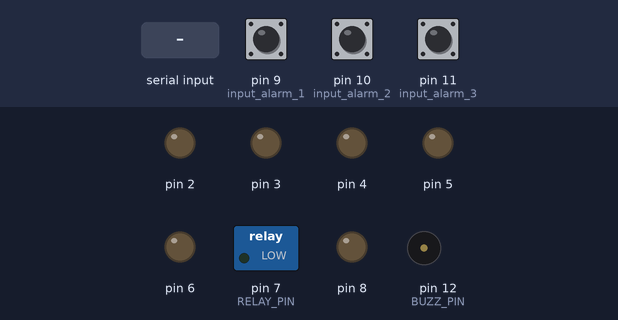
Recording of a sketch running on a simulated Arduino Nano, built with avr-gcc and run on an emulated ATmega328P. Parts: switched loads named in the sketch (green lamp = pin HIGH), output pins drawn as LEDs (lit = HIGH), buzzer (waves = sounding). The inputs (shaded band) are chosen by the test bench; at power-on: pin 9 (input_alarm_1) HIGH, pin 10 (input_alarm_2) HIGH, pin 11 (input_alarm_3) HIGH.

Above: at 1.2 s.
1.3 s: "TESTBUZZ:90\n" received over Serial
At 1.36 s:
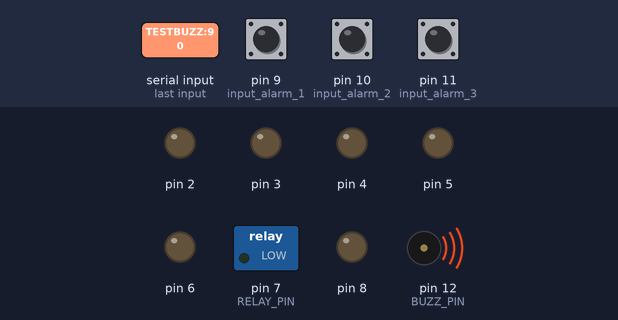
4.3 s: "FAN_ON\n" received over Serial
At 5.0 s:
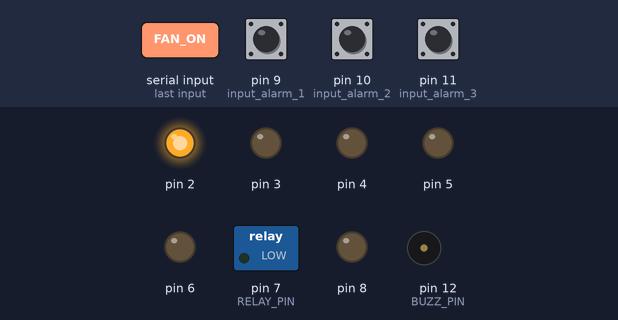
7.3 s: "LIGHT_ON\n" received over Serial
At 7.9 s:
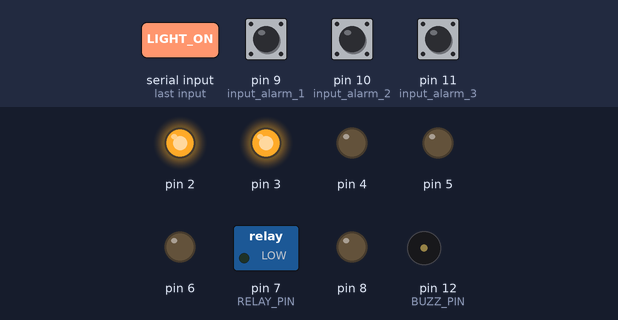
10.3 s: "FAN_OFF\n" received over Serial
At 10.7 s:
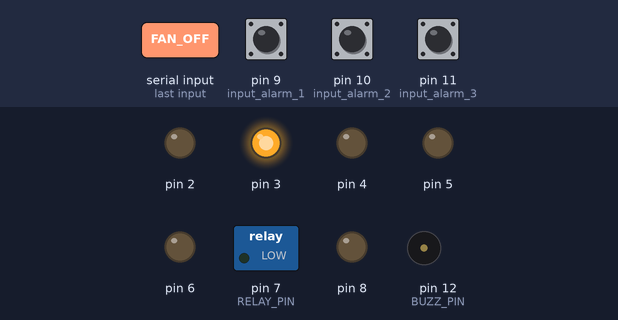
13.3 s: "PUMP_ON\n" received over Serial
At 14.6 s:
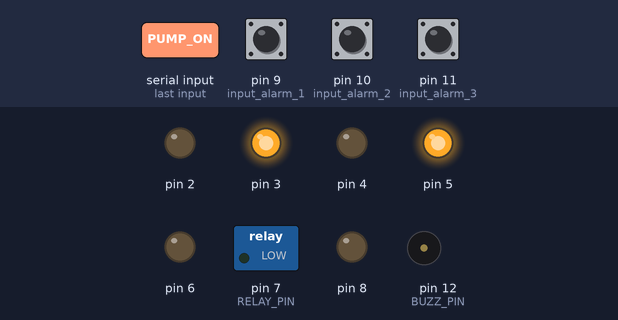
16.3 s: "LIGHT_OFF\n" received over Serial
At 17.5 s:
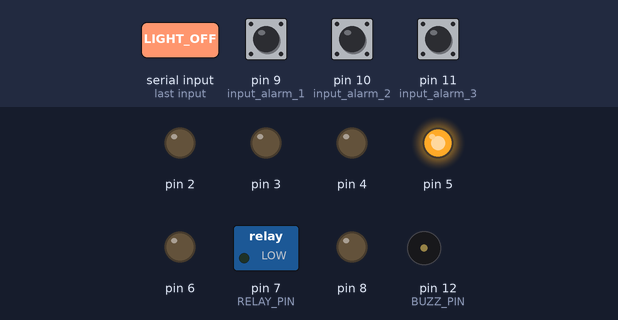
Timing chart, 0 to 20.3 s (numbered marks = the images above; inputs shaded):
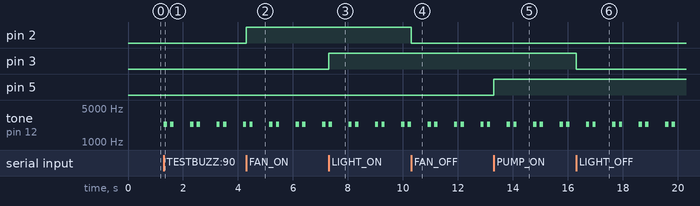

The sketch:

nano_avr.ino
```cpp
// FumHood Nano (ATmega328P) — AVR port of sketch_dec12a (originally ESP32 code).
// Single hardware UART (D0/D1) = link to the main ESP32-S3 board's Serial2, 19200 8N1.
//   S3 -> Nano : FAN_ON/OFF, LIGHT_ON/OFF, FAN_HIGH/LOW, PUMP_ON/OFF, SPRAY_ON/OFF,
//                RESERVE_ON/OFF, WIND_LOW/HIGH, "Mute: OPEN" / "Mute: CLOSE", restart
//   Nano -> S3 : Alarm_1/2/3_ON / _OFF  (read by Read_nano() on the S3)
// Outputs: 2=FAN 3=LIGHT 4=FAN speed(HIGH/LOW, applied 3s after cmd) 5=PUMP 6=SPRAY
//          7=alarm buzzer/LED blink  8=RESERVE
// Inputs (active LOW): 9,10,11 = alarm 1,2,3
//
// NOTE: D0/D1 are shared with the USB(FT232) programming line. If upload fails to sync,
//       disconnect the S3 TX from the Nano RX (D0) during flashing.

#define input_alarm_1 9
#define input_alarm_2 10
#define input_alarm_3 11

unsigned long previousMillis = 0;
bool ledState = LOW;
bool isAlarm = false;
unsigned long timer = 0;
bool warring = true;
bool state = false;

bool alarm1_triggered = false;
bool alarm2_triggered = false;
bool alarm3_triggered = false;

// Buzzer (PASSIVE) on D12, driven with tone() so it actually sounds.
// pin7 = RELAY contact for an EXTERNAL sounder. When enabled (extBuzz), the relay
// MIRRORS the D12 buzzer pattern on/off (it can't carry tone(), only the on/off
// envelope). Enabled/disabled from the web via BLE ("EXTBUZZ:0/1"), stored in S3 NVS.
#define BUZZ_PIN  12   // passive buzzer (tone)
#define RELAY_PIN 7    // relay for external sounder (digitalWrite on/off)

bool extBuzz = false;  // external sounder enable — synced from S3 ("EXTBUZZ:n"), NVS-backed on S3

// buzzer alert pattern — set by S3 via "BUZZ:n", default slow blink
//   0 = ต่อเนื่อง (continuous ON)   1 = กระพริบช้า 500ms   2 = กระพริบเร็ว 150ms   3 = บี๊บคู่
int buzzMode = 1;
int buzzPhase = 0;   // double-beep state

// Manual buzzer test from S3/serial: "TESTBUZZ:n" forces pattern n regardless of
// the alarm inputs; "TESTBUZZ:off" stops it. Lets the buzzer be bench-tested.
bool testAlarm = false;

// Buzzer drive frequency (Hz). Tune to the passive buzzer's resonant freq for max
// loudness (commonly ~2000-2700Hz).
#define BUZZ_FREQ 2300

// Drive the D12 passive buzzer on/off via tone() (an AC waveform — required for
// passive buzzers; a plain digitalWrite HIGH stays silent). The pin7 relay
// mirrors the same on/off level when the external sounder is enabled.
void setBuzz(bool on) {
  if (on) tone(BUZZ_PIN, BUZZ_FREQ);
  else { noTone(BUZZ_PIN); digitalWrite(BUZZ_PIN, LOW); }
  digitalWrite(RELAY_PIN, (extBuzz && on) ? HIGH : LOW);
}

String inputBuffer = "";
String pendingFanCommand = "";

// AVR soft reset: jump to address 0 (replaces ESP32 esp_restart()).
void resetFunc() { asm volatile ("jmp 0"); }

void handleHardwareButtons() {
  if (digitalRead(input_alarm_1) == LOW) {
    if (!alarm1_triggered) { Serial.println("Alarm_1_ON");  alarm1_triggered = true;  }
  } else {
    if (alarm1_triggered)  { Serial.println("Alarm_1_OFF"); alarm1_triggered = false; }
  }
  if (digitalRead(input_alarm_2) == LOW) {
    if (!alarm2_triggered) { Serial.println("Alarm_2_ON");  alarm2_triggered = true;  }
  } else {
    if (alarm2_triggered)  { Serial.println("Alarm_2_OFF"); alarm2_triggered = false; }
  }
  if (digitalRead(input_alarm_3) == LOW) {
    if (!alarm3_triggered) { Serial.println("Alarm_3_ON");  alarm3_triggered = true;  }
  } else {
    if (alarm3_triggered)  { Serial.println("Alarm_3_OFF"); alarm3_triggered = false; }
  }
}

void processCommand(String receivedData) {
  if (receivedData.length() == 0) return;
  if      (receivedData == "FAN_ON")      digitalWrite(2, HIGH);
  else if (receivedData == "FAN_OFF")     digitalWrite(2, LOW);
  else if (receivedData == "LIGHT_ON")    digitalWrite(3, HIGH);
  else if (receivedData == "LIGHT_OFF")   digitalWrite(3, LOW);
  else if (receivedData == "FAN_HIGH")  { pendingFanCommand = "FAN_HIGH"; timer = millis(); }
  else if (receivedData == "FAN_LOW")   { pendingFanCommand = "FAN_LOW";  timer = millis(); }
  else if (receivedData == "PUMP_ON")     digitalWrite(5, HIGH);
  else if (receivedData == "PUMP_OFF")    digitalWrite(5, LOW);
  else if (receivedData == "SPRAY_ON")    digitalWrite(6, HIGH);
  else if (receivedData == "SPRAY_OFF")   digitalWrite(6, LOW);
  else if (receivedData == "RESERVE_ON")  digitalWrite(8, HIGH);
  else if (receivedData == "RESERVE_OFF") digitalWrite(8, LOW);
  else if (receivedData == "WIND_LOW")    state = true;
  else if (receivedData == "WIND_HIGH")   state = false;
  else if (receivedData == "Mute: OPEN")  warring = true;
  else if (receivedData == "Mute: CLOSE") warring = false;
  else if (receivedData.startsWith("BUZZ:")) {
    int m = receivedData.substring(5).toInt();
    if (m < 0) m = 0; if (m > 3) m = 3;
    buzzMode = m;
  }
  else if (receivedData.startsWith("EXTBUZZ:")) {
    int v = receivedData.substring(8).toInt();
    extBuzz = (v != 0);
    if (!extBuzz) digitalWrite(RELAY_PIN, LOW);   // disable -> drop relay now
  }
  else if (receivedData.startsWith("TESTBUZZ:")) {
    String a = receivedData.substring(9);
    if (a == "off" || a == "OFF" || a == "x") { testAlarm = false; }
    else {
      int m = a.toInt();
      if (m < 0) m = 0; if (m > 3) m = 3;
      buzzMode = m; buzzPhase = 0; testAlarm = true;
    }
  }
  else if (receivedData == "restart")     resetFunc();
}

void handleSerial() {
  while (Serial.available()) {
    char c = Serial.read();
    if (c == '\n') {
      inputBuffer.trim();
      processCommand(inputBuffer);
      inputBuffer = "";
    } else if (c != '\r') {
      inputBuffer += c;
    }
  }
}

void handleAlarmBlink() {
  if (!isAlarm) {
    setBuzz(false);   // also drives pin7 relay LOW
    ledState = LOW;
    buzzPhase = 0;
    previousMillis = millis();
    return;
  }
  unsigned long now = millis();
  switch (buzzMode) {
    case 0:  // ต่อเนื่อง
      setBuzz(true);
      ledState = HIGH;
      break;
    case 2:  // กระพริบเร็ว 150ms
      if (now - previousMillis >= 150) { previousMillis = now; ledState = !ledState; setBuzz(ledState); }
      break;
    case 3: {  // บี๊บคู่: on120 off120 on120 off600
      static const unsigned int durs[4] = {120, 120, 120, 600};
      static const uint8_t   lvls[4] = {HIGH, LOW, HIGH, LOW};
      setBuzz(lvls[buzzPhase]);
      if (now - previousMillis >= durs[buzzPhase]) { previousMillis = now; buzzPhase = (buzzPhase + 1) & 3; }
      break;
    }
    case 1:  // กระพริบช้า 500ms (default)
    default:
      if (now - previousMillis >= 500) { previousMillis = now; ledState = !ledState; setBuzz(ledState); }
      break;
  }
}

void setup() {
  Serial.begin(19200);   // hardware UART D0/D1 = link to ESP32-S3 (Serial2)
  pinMode(2, OUTPUT);
  pinMode(3, OUTPUT);
  pinMode(4, OUTPUT);
  pinMode(5, OUTPUT);
  pinMode(6, OUTPUT);
  pinMode(7, OUTPUT);
  pinMode(8, OUTPUT);
  pinMode(BUZZ_PIN, OUTPUT);   // D12 passive buzzer
  pinMode(input_alarm_1, INPUT);
  pinMode(input_alarm_2, INPUT);
  pinMode(input_alarm_3, INPUT);
}

void loop() {
  handleHardwareButtons();
  handleSerial();

  // FAN speed relay (pin 4): apply 3s after the FAN_HIGH/LOW command arrives
  if (timer != 0 && (millis() - timer >= 3000)) {
    if      (pendingFanCommand == "FAN_HIGH") digitalWrite(4, HIGH);
    else if (pendingFanCommand == "FAN_LOW")  digitalWrite(4, LOW);
    timer = 0;
    pendingFanCommand = "";
  }

  isAlarm = (state == true && warring == true) || testAlarm;
  handleAlarmBlink();
}
```

Measured:
- after the input at 1.3 s, tone on pin 12 (BUZZ_PIN): silent → 2300 Hz at once, then repeats every 0.96 s: silent 0.12 s, 2300 Hz 0.12 s, silent 0.60 s, 2300 Hz 0.12 s
- after the input at 4.3 s, pin 2: LOW → HIGH at once
- after the input at 7.3 s, pin 3: LOW → HIGH at once
- after the input at 10.3 s, pin 2: HIGH → LOW at once
- after the input at 13.3 s, pin 5: LOW → HIGH at once
- after the input at 16.3 s, pin 3: HIGH → LOW at once
